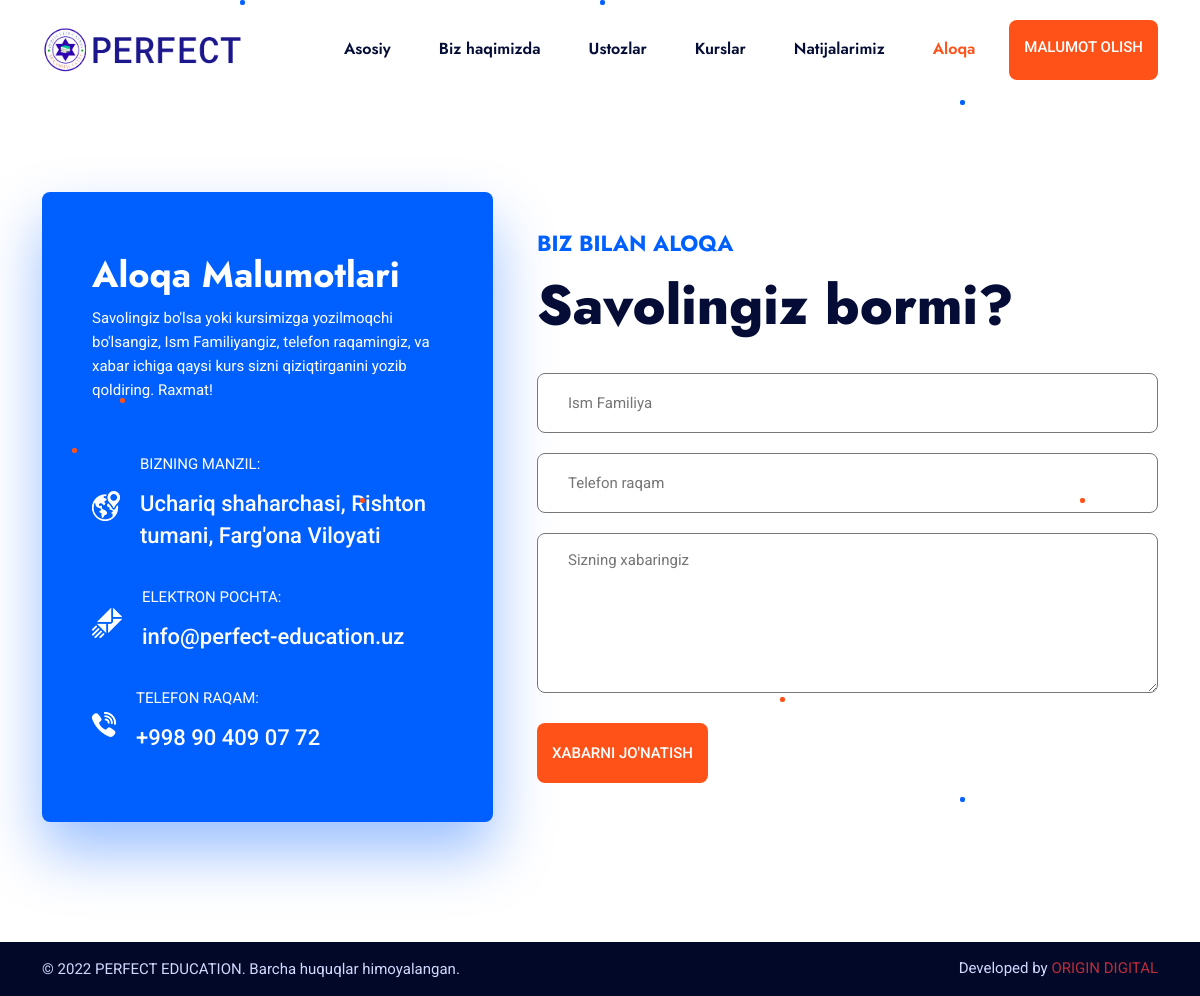
Page /contact/ on the committed database.
### home/models.py (models this page shows, shortened)
class Logo(models.Model):
    title = models.CharField(default='PERFECT EDUCATION LOGO', max_length=300)
    image = models.ImageField(upload_to='images/logo/')
    favicon = models.ImageField(upload_to='images/favicon/')
    class Meta:
        verbose_name = 'Site Logo'
        verbose_name_plural = 'Site Logo'

### site_settings/models.py (models this page shows, shortened)
class ContactData(models.Model):
    address = models.TextField(max_length=600)
    email = models.CharField(max_length=600)
    phone = models.CharField(max_length=600)
    class Meta:
        verbose_name = 'Aloqa Malumotlari'
        verbose_name_plural = 'Aloqa Malumotlari'

### home/views.py (the view, shortened to what this page needs)
# urls.py: path('contact/', views.contact, name='contact'),
def contact(request):
    return render(request, 'pages/contact.html')

### home/context.py (called while the page is built)
def site_logo(request):
    logo_site = Logo.objects.last()
    context = {
        'logo_site': logo_site
    }
    return context

def teacher_view(request):
    my_teacher = Teacher.objects.all()
    context = {
        'my_teacher': my_teacher
    }
    return context

def current_date(request):
    now = date.today()
    now_year = now.strftime("%Y")
    context = {
        'now_year': now_year
    }
    return context

def home_screen_view(request):
    home_screen = HomeScreen.objects.last()
    context = {
        'home_screen': home_screen
    }
    return context

def about_view(request):
    about = About.objects.last()
    context = {
        'about': about
    }
    return context

def contact_data_view(request):
    contact_data = ContactData.objects.last()
    context = {
        'contact_data': contact_data
    }
    return context

### home/templates/pages/contact.html (shortened to what this page needs)
{% extends 'pages/base.html' %}
{% load static %}
{% block content %}
    <br>
    <br>
    <br>
    <section class="main-contact-page-in">
        <div class="container">
            <div class="row align-items-center">
                <div class="col-lg-5">
                    <div class="contact-detail-box">
                        <h3 class="h3-title">Aloqa Malumotlari</h3>
                        <p>Savolingiz bo'lsa yoki kursimizga yozilmoqchi bo'lsangiz, Ism Familiyangiz, telefon
                            raqamingiz, va xabar ichiga qaysi kurs sizni qiziqtirganini yozib qoldiring. Raxmat!</p>
                        <ul>
                            <li>
                                <div class="contact-detail-icon">
                                    <img src="{% static 'assets/images/contact-location.png' %}" alt="location">
                                </div>
                                <div class="contact-detail-content">
                                    <p>Bizning Manzil:</p>
                                    <h3 class="contact-text">{{ contact_data.address }}</h3>
                                </div>
                            </li>
                            <li>
                                <div class="contact-detail-icon">
                                    <img src="{% static 'assets/images/contact-mail.png' %}" alt="location">
                                </div>
                                <div class="contact-detail-content">
                                    <p>Elektron pochta:</p>
                                    <h3 class="contact-text">{{ contact_data.email }}</h3>
                                </div>
                            </li>
                            <li>
                                <div class="contact-detail-icon">
                                    <img src="{% static 'assets/images/contact-call.png' %}" alt="location">
                                </div>
                                <div class="contact-detail-content">
                                    <p>Telefon raqam:</p>
                                    <h3 class="contact-text">{{ contact_data.phone }}</h3>
                                </div>
                            </li>
                        </ul>
                    </div>
                </div>
                <div class="col-lg-7">
                    <div class="get-touch-box">
                        <div class="get-touch-title">
                            <h2 class="h2-subtitle">Biz bilan aloqa</h2>
                            <h2 class="h2-title">Savolingiz bormi?</h2>
                        </div>
                        <div class="get-touch-form">
                            <form method="post" action="{% url 'contact' %}">{% csrf_token %}
                                <div class="row">
                                    <div class="col-md-12">
                                        <div class="form-box">
                                            <input type="text" name="fullname" class="form-input"
                                                   placeholder="Ism Familiya" required>
                                        </div>
                                    </div>
                                    <div class="col-md-12">
                                        <div class="form-box">
                                            <input type="number" name="phone" class="form-input"
                                                   placeholder="Telefon raqam" required>
                                        </div>
                                    </div>
                                    <div class="col-12">
                                        <div class="form-box">
                                            <textarea name="message" class="form-input"
                                                      placeholder="Sizning xabaringiz"></textarea>
                                        </div>
                                    </div>
                                    <div class="col-12">
                                        <div class="form-box mb-0">
                                            <button type="submit" class="sec-btn"><span>Xabarni jo'natish</span>
                                            </button>
                                        </div>
                                    </div>
                                </div>
                            </form>
                        </div>
                    </div>
                </div>
            </div>
        </div>
    </section>
{% endblock %}

### home/templates/components/header.html (shortened to what this page needs)
{% load static %}
<header class="site-header">
    <div class="header-bottom">
        <div class="container">
            <div class="row align-items-center">
                <div class="col-lg-3">
                    <div class="site-branding">
                        <a href="{% url 'index' %}" title="Educater">
                            <img style="width: 200px" src="{{ logo_site.image.url }}" alt="Logo">
                        </a>
                    </div>
                </div>
                <div class="col-lg-9">
                    <div class="header-menu">
                        <nav class="main-navigation">
                            <ul class="menu">
                                <li {% if request.path == '/' or request.path == '' %}class="active"{% endif %}><a href="{% url 'index' %}">Asosiy</a></li>
                                <li {% if request.path == '/about/' or request.path == '/about' %}class="active"{% endif %}><a href="{% url 'about' %}">Biz haqimizda</a></li>
                                <li {% if request.path == '/teachers/' or request.path == '/teachers' %}class="active"{% endif %}><a href="{% url 'teachers' %}">Ustozlar</a></li>
                                <li {% if request.path == '/courses/' or request.path == '/courses' %}class="active"{% endif %}><a href="{% url 'courses' %}">Kurslar</a></li>
                                <li {% if request.path == '/results/' or request.path == '/results' %}class="active"{% endif %}><a href="{% url 'results' %}">Natijalarimiz</a></li>
                                <li {% if request.path == '/contact/' or request.path == '/contact' %}class="active"{% endif %}><a href="{% url 'contact' %}">Aloqa</a></li>
                            </ul>
                        </nav>
                        <div class="header-btn">
                            <a href="{% url 'contact' %}" class="sec-btn">Malumot olish</a>
                        </div>
                    </div>
                </div>
            </div>
        </div>
    </div>
</header>

### rows in the picture
Logo: image (picture)
ContactData: address "Uchariq shaharchasi, Rishton tumani, Farg'ona Viloyati", email "info@perfect-education.uz", phone "+998 90 409 07 72"
